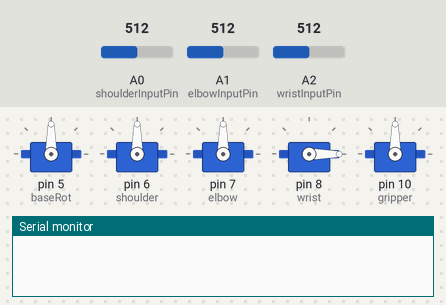
Simulated run of this sketch. Board: Arduino Uno, built with avr-gcc and run on an emulated ATmega328P. On the bench: 5 × servo, the last lines printed to the serial monitor. The test bench sets the inputs (shaded band); at power-on: A0 (shoulderInputPin) = 512, A1 (elbowInputPin) = 512, A2 (wristInputPin) = 512.

Above: at 0.1 s.
At 4.1 s:
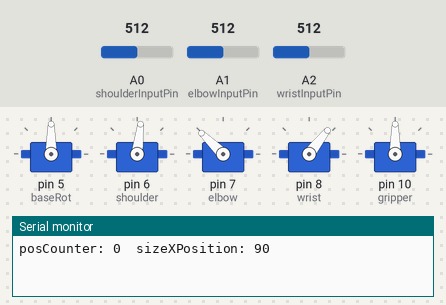
At 11.01 s:
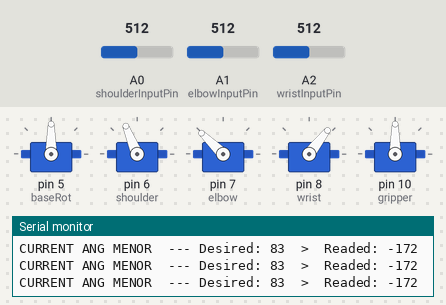
At 12.73 s:
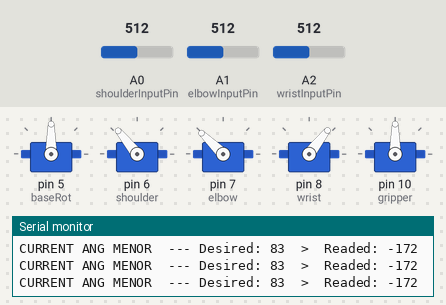
At 14.44 s:
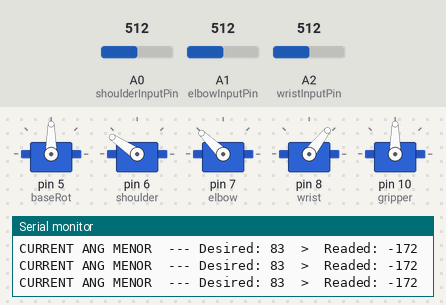
At 17.9 s:
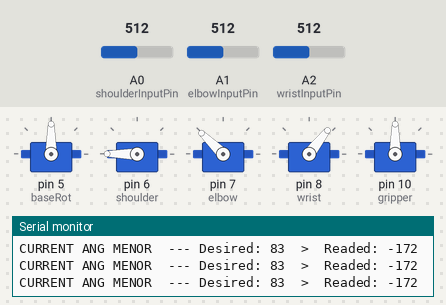
Timing chart, 0 to 19.4 s (numbered marks = the images above):
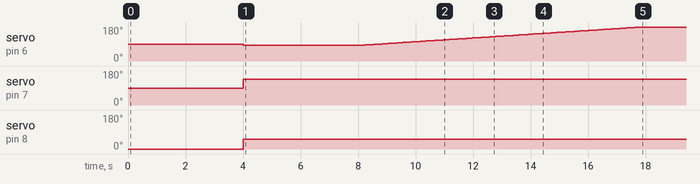

The sketch:

Inverse.ino
```cpp
#include <Servo.h>
#include <math.h>

// create servo objects to control joint servos
Servo baseRot;
Servo shoulder;
Servo elbow;
Servo wrist;
Servo gripper;

//Constants for arm lenghts. Based on arm anatomy, measured in millimeters
const int baseArm = 68;         //lenght from floor level to shoulder joint (in millimeters)
const int upperArm = 119;       //lenght from shoulder to elbow (in millimeters)
const int foreArm = 126;        //lenght from elbow to wrist (in millimeters)
const int gripperArm = 84 + 2;  //lenght from wrist to the tip of gripper. Add two millimeters for some tolerance

//Constants for Position vs measured voltage model. Correspond to linear model equations.
const float shoulderSlope = 0.6963;
const float shoulderConstant = -72.491;
const float elbowSlope = 0.622;
const float elbowConstant = -52.279;
const float wristSlope = 0.5797;
const float wristConstant = -43.19;

String serialMessage = "";

//variables to store servo's real position
float shoulderTrimpotPos = 0;
float elbowTrimpotPos = 0;
float wristTrimpotPos = 0;

//constants and variables to smooth the readings from a sensor (trimpots in this case), by calculating an average of its values
const int numReadings = 100;
int shoulderReadings[numReadings];  // the readings from the analog input
int shoulderReadIndex = 0;          // the index of the current reading
int shoulderReadTotal = 0;          // the running total
int shoulderSmoothReading = 0;      // the average
int elbowReadings[numReadings];     // the readings from the analog input
int elbowReadIndex = 0;             // the index of the current reading
int elbowReadTotal = 0;             // the running total
int elbowSmoothReading = 0;         // the average
int wristReadings[numReadings];     // the readings from the analog input
int wristReadIndex = 0;             // the index of the current reading
int wristReadTotal = 0;             // the running total
int wristSmoothReading = 0;         // the average

int shoulderInputPin = A0;
int elbowInputPin = A1;
int wristInputPin = A2;

const int xEntendPositions[] = { 90, 115, 140, 150, 190, 225 };
int posCounter = 0;
unsigned long servoExtentTimer;
unsigned long servoDelay = 4000;

void setup() {
  Serial.begin(9600);

  // initialize the matrixes for analog readings. Sends all the readings to 0:
  for (int thisReading = 0; thisReading < numReadings; thisReading++) {
    shoulderReadings[thisReading] = 0;
    elbowReadings[thisReading] = 0;
    wristReadings[thisReading] = 0;
  }
  //Attaches all servos. Min and Max values for angles are based on experimental data
  baseRot.attach(5);
  shoulder.attach(6, 670, 2310);
  elbow.attach(7, 610, 2430);
  wrist.attach(8, 540, 2360);
  gripper.attach(10);

  //raises the arm to a start position
  ArmUp();
}

void loop() {

  //Timer to separate in time diferent arm positions. Until timer it's reached, a new position is written. Timer is reset after every ExtendArm1D call.
  if ((millis() - servoExtentTimer) >= servoDelay) {

    Serial.println(String("posCounter: ") + int(posCounter) + String("  sizeXPosition: ") + int(xEntendPositions[posCounter]));

    ExtendArm1D(xEntendPositions[posCounter]);
    posCounter++;                 //increase counter to new Arm position
    servoExtentTimer = millis();  // resets timer

    //resets the counter when it reaches the last arm position
    if (posCounter == sizeof(xEntendPositions) / sizeof(xEntendPositions[0])) {
      posCounter = 0;
    }
  }

  //Read servo's trimpot value with smooth method
  shoulderSmoothReading = SmoothAnalogReading(&shoulderReadTotal, shoulderReadings, &shoulderReadIndex, shoulderInputPin);
  elbowSmoothReading = SmoothAnalogReading(&elbowReadTotal, elbowReadings, &elbowReadIndex, elbowInputPin);
  wristSmoothReading = SmoothAnalogReading(&wristReadTotal, wristReadings, &wristReadIndex, wristInputPin);

  //converts servo's trimpot data to real position data
  shoulderTrimpotPos = ConvertTrimpotPos(shoulderSmoothReading, shoulderSlope, shoulderConstant);
  elbowTrimpotPos = ConvertTrimpotPos(elbowSmoothReading, elbowSlope, elbowConstant);
  wristTrimpotPos = ConvertTrimpotPos(wristSmoothReading, wristSlope, wristConstant);

  //***NEED TO FIX THIS PART, CORRECTION SHOULD ONLY HAPPEN AFTER REACHING FINAL POSITION, FINAL ANGLES HAVE TO BE  GLOBAL VARIABLES
  //  Serial.println(String("SHOULDER desired: ") + int(shoulderAngle) + String("  Readed: " )+ int(shoulderTrimpotPos));
  //  CorrectAngleError (shoulder, int(shoulderAngle), shoulderSlope, shoulderConstant, &shoulderReadTotal, shoulderReadings, &shoulderReadIndex, shoulderInputPin) ;
}

void ArmUp() {
  //Move the arm to a raised position
  //  MoveSomeServosComp (shoulder, 90, elbow, 90, wrist, 5);

  wrist.write(0);
  elbow.write(90);
  shoulder.write(90);

  delay(1000);
}

void ArmRotate(int RotationPos) {
  //Rotates the arm to the specified angle. Right is 0, left 180, center 90.
  baseRot.write(int(RotationPos));
  delay(1000);
}

void GripperPinch(int OpenPct) {
  //Opens-Closes the gripper to certain percentage:
  //100% is fully open, 0% is fully closed
  gripper.write(map(OpenPct, 100, 0, 35, 150));
  delay(1000);
}

void ExtendArm1D(int xExtension) {
  //Based on inverse kinematics equations calculates angles for joints
  //xExtension the arms extension in X axis. It should be a value in millimeters (97-235mm)

  //calculates distance from shoulder joint to wrist joint, used on kinematic equations
  float shoulderWristLenght = sqrt(square(xExtension) + square(gripperArm - baseArm));

  //calculate angle of elbow joint. Servo starts measuring angle from upper arm, so it's corrected
  float elbowAngleRad = acos((square(foreArm) + square(upperArm) - square(shoulderWristLenght)) / (2 * foreArm * upperArm));
  float elbowAngleDeg = elbowAngleRad * 180 / PI;  //acos returns radians, so it's changed to degrees
  elbowAngleDeg = 180 - elbowAngleDeg;             //Servo takes upperarm as 0 degrees, so it's changed

  //calculate angle of wrist joint. Servo takes perpendicular line to forearm as 0 degree
  float wristAngle = asin(xExtension / shoulderWristLenght) + asin(upperArm / shoulderWristLenght * sin(elbowAngleRad));
  wristAngle = wristAngle * 180 / PI - 90;  //returns radians, so it's changed to degress. Substracts 90 degrees due to servo reference

  //calculate angle of shoulder. Servo takes X axis as 0 degrees.
  float shoulderAngle = acos(xExtension / shoulderWristLenght) + asin(foreArm / shoulderWristLenght * sin(elbowAngleRad));
  shoulderAngle = shoulderAngle * 180 / PI;  //returns radians, so it's changed to degress.

  //write angles positions into servos
  wrist.write(int(wristAngle));
  elbow.write(int(elbowAngleDeg));
  shoulder.write(int(shoulderAngle));

  //waits for the servos to reach its position
  delay(4000);
  Serial.println(String("WRIST desired: ") + int(wristAngle) + String("  Readed: ") + int(wristTrimpotPos));
  Serial.println(String("ELBOW desired: ") + int(elbowAngleDeg) + String("  Readed: ") + int(elbowTrimpotPos));
  Serial.println(String("SHOULDER desired: ") + int(shoulderAngle) + String("  Readed: ") + int(shoulderTrimpotPos));

  CorrectAngleError(shoulder, int(shoulderAngle), shoulderSlope, shoulderConstant, &shoulderReadTotal, shoulderReadings, &shoulderReadIndex, shoulderInputPin);
}


//Converts an analog value (read as 0-1024) to its corresponding position value.
//Based on the Position equations found experimentally
int ConvertTrimpotPos(int value, float slope, float constant) {
  float positiom = round(slope * value + constant);
  return positiom;
}


//Corrects the current position of a servo if it is biased from the desired angle
//it's a single function with if-else logic
void CorrectAngleError(Servo myServo, int desiredAngle, float slope, float constant, int* total, int readings[], int* index, int inputPin) {
  const int tolerance = 5;
  int gotoAngle = desiredAngle;

  int smoothReading = SmoothAnalogReading(total, readings, index, inputPin);
  int currentPos = ConvertTrimpotPos(smoothReading, slope, constant);

  Serial.println(String("CORRECTION desired: ") + int(desiredAngle) + String("  Readed: ") + int(currentPos));

  while (currentPos < (desiredAngle - tolerance)) {
    Serial.println(String("CURRENT ANG MENOR  --- Desired: ") + int(desiredAngle) + String("  >  Readed: ") + int(currentPos));
    gotoAngle++;
    shoulder.write(int(gotoAngle));
    delay(100);

    smoothReading = SmoothAnalogReading(total, readings, index, inputPin);
    currentPos = ConvertTrimpotPos(smoothReading, slope, constant);
  }

  while (currentPos > (desiredAngle + tolerance)) {
    Serial.println(String("CURRENT ANG MAYOR --- Desired: ") + int(desiredAngle) + String("  <  Readed: ") + int(currentPos));
    gotoAngle--;
    shoulder.write(int(gotoAngle));
    delay(100);

    smoothReading = SmoothAnalogReading(total, readings, index, inputPin);
    currentPos = ConvertTrimpotPos(smoothReading, slope, constant);
  }
}

//Method to smooth a sensor reading by taking an average of the last n analog readings
//Returns the current average value
int SmoothAnalogReading(int* total, int readings[], int* index, int inputPin) {

  //****comment the following line (for) and the closing braket when placing the analog reading in the main loop (to always read the AI values)
  //  for (int thisReading = 0; thisReading < numReadings; thisReading++){

  // subtract the last reading:
  *total = *total - readings[*index];
  // read from the sensor:
  readings[*index] = analogRead(inputPin);
  // add the reading to the total:
  *total = *total + readings[*index];
  // advance to the next position in the array:
  *index = *index + 1;

  // if we're at the end of the array...
  if (*index >= numReadings)
    // ...wrap around to the beginning:
    *index = 0;
  //  }
  // calculate the average:
  int average = *total / numReadings;
  return average;
}
```

Measured:
- by itself, servo on pin 6 (shoulder): 90° → 83° at 4.0 s, → 84° 4.1 s later, → 85° 0.10 s later, → 86° 0.10 s later, … (98 changes in this stretch)
- by itself, servo on pin 7 (elbow): 90° → 136° at 4.0 s
- by itself, servo on pin 8 (wrist): 0° → 52° at 4.0 s
